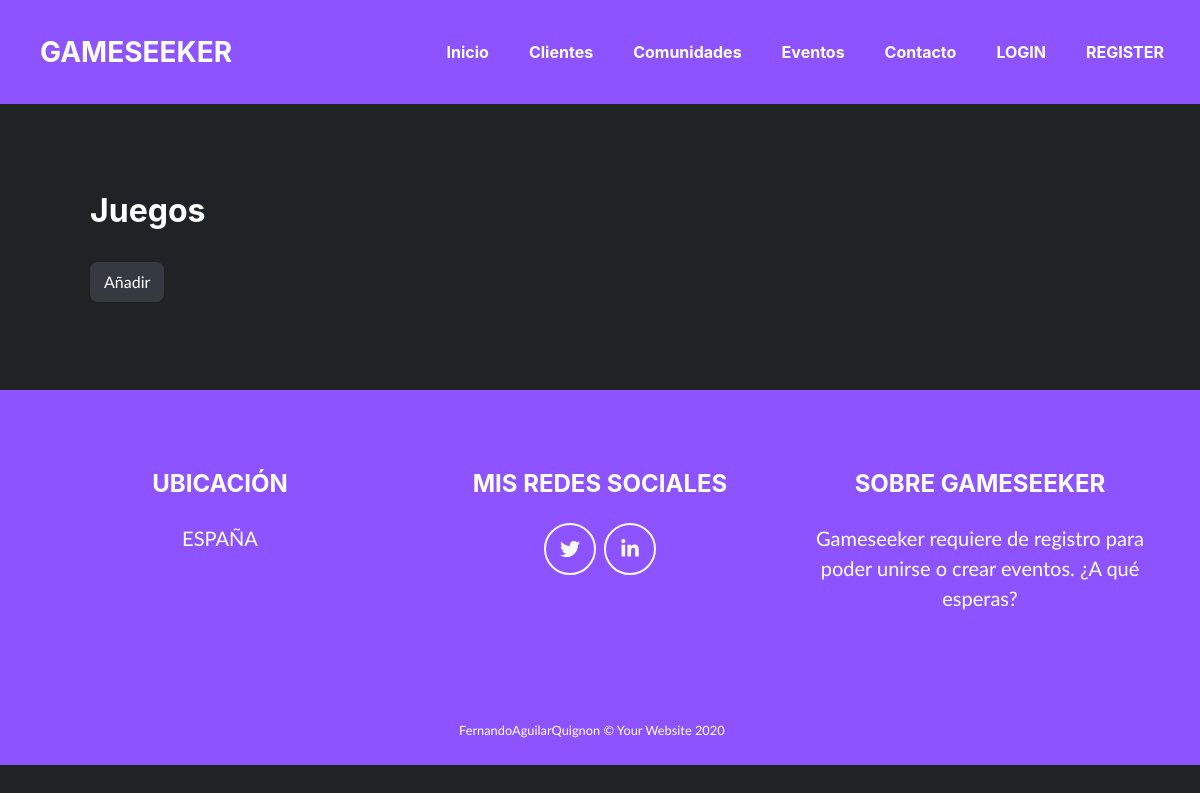
The page /juegos/ on the database as committed earlier.
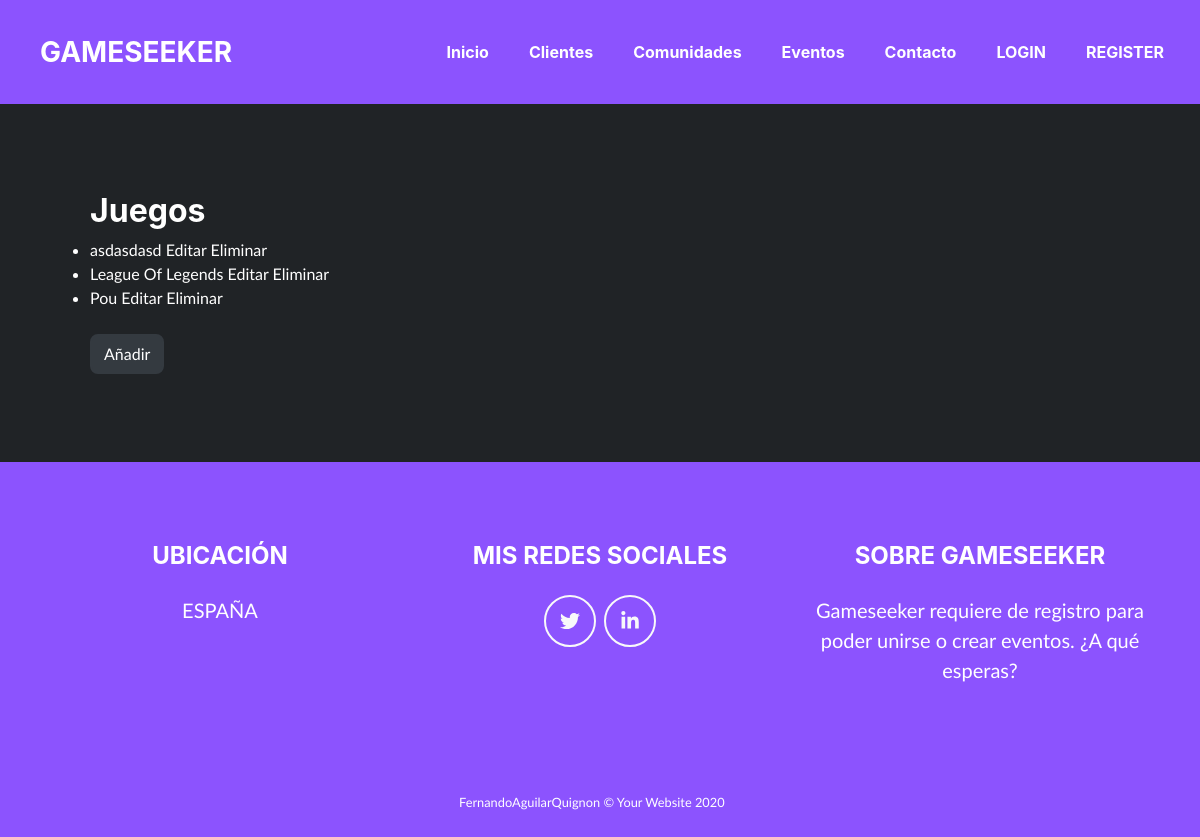
The same page on the database as committed later.
### gameseek_app/models.py (models this page shows, shortened)
class Game(models.Model):
    name = models.CharField(max_length = 100)
    description = models.CharField(max_length = 1000)
    category = models.CharField(max_length = 100)

### gameseek_app/views.py (the view)
# urls.py: path('juegos/', GameListView.as_view(), name="games-list"),
class GameListView(ListView):
    model = Game

### gameseek_app/templates/gameseek_app/game_list.html (shortened to what this page needs)
{% extends "base.html" %}
{% block content %}
<section class="page-section portfolio" id="portfolio">
    <ul>
    <h2>Juegos</h2>
    {% for game in object_list %}
        <li><a href={% url 'gmsk:games-detail' game.id %}>{{ game.name }} </a><a href={% url 'gmsk:games-update' game.id %}>Editar  </a><a href={% url 'gmsk:games-delete' game.id %}>Eliminar</a></li>
    {% endfor %}
    <br>
    <button type="button" class="btn btn-dark" onclick="window.location.href='/juegos/add/'">Añadir</button>
</ul>
</section>
{% endblock %}

Rows that differ between the two databases and show on the page:
added Game: name "asdasdasd"
added Game: name "League Of Legends"
added Game: name "Pou"
